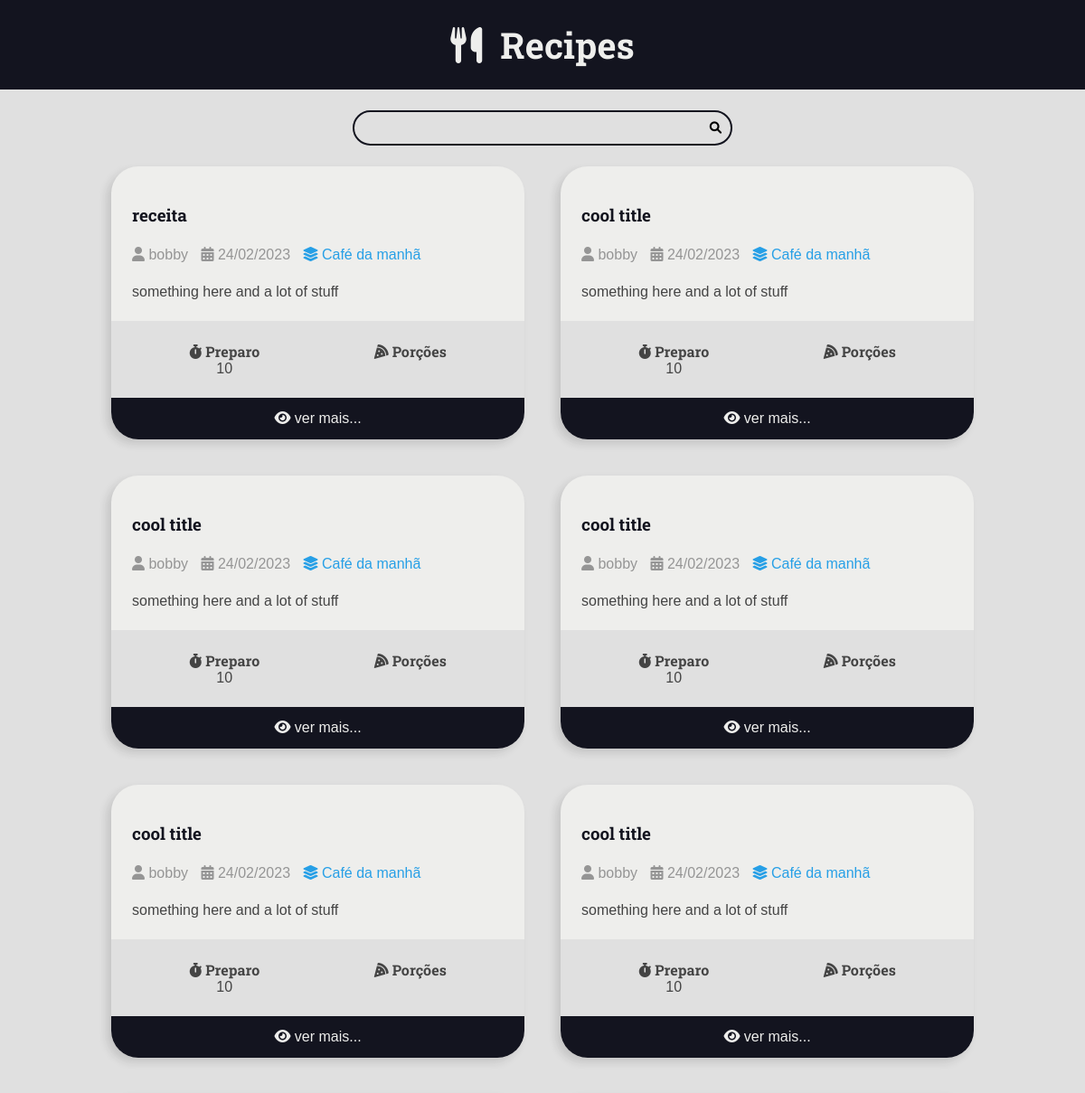
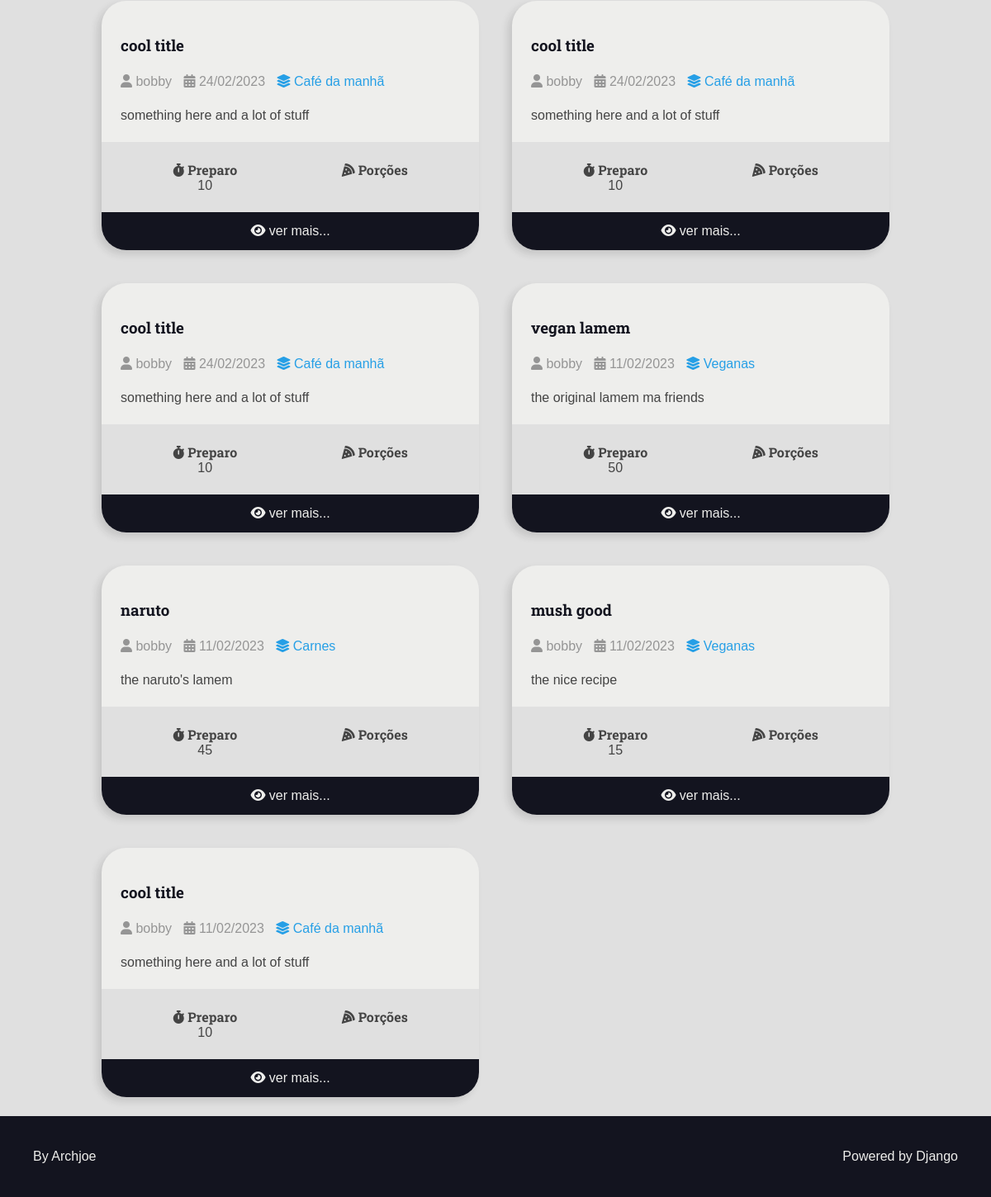
The page / on the database its author committed (2 pictures, top to bottom).
### recipes/models.py (models this page shows, shortened)
class Recipe(models.Model):
    title = models.CharField(max_length=65)
    description = models.CharField(max_length=165)
    slug = models.SlugField(unique=True)
    preparation_time = models.IntegerField()
    preparation_unit = models.CharField(max_length=65)
    servigs = models.IntegerField()
    servigs_unit = models.CharField(max_length=65)
    preparation_steps = models.TextField()
    preparation_step_is_html = models.BooleanField(default=False)
    created_at = models.DateTimeField(auto_now_add=True)
    update_at = models.DateTimeField(auto_now=True)
    is_published = models.BooleanField(default=False)
    cover = models.ImageField(
        upload_to='recipes/covers/%Y/%m/%d/', default=' ', blank=True)
    category = models.ForeignKey(
        Category, on_delete=models.SET_NULL, null=True, blank=True,
        default=None,
    )
    author = models.ForeignKey(
        User, on_delete=models.SET_NULL, null=True
    )

class Category(models.Model):
    name = models.CharField(max_length=65)

### recipes/views.py (the view)
# urls.py: 2. Add a URL to urlpatterns:  path('', views.home, name='home')
def home(request):
    recipes = Recipe.objects.filter(
        is_published=True
    ).order_by('-id')
    context = {'recipes': recipes}
    return render(request, 'recipes/pages/home.html', context)

### recipes/templates/recipes/pages/home.html (shortened to what this page needs)
{% extends 'global/base.html' %}
{% block content %}
    <div class="main-content main-content-list container">
        {% for recipe in recipes %}
            {% include 'recipes/partials/_recipe.html' %}
        {% empty %}
        <div class="center">
            <h2>Not to see here ma brotha</h2>
        <div>
        {% endfor %}
    </div>
{% endblock content %}

### recipes/templates/recipes/partials/_recipe.html (shortened to what this page needs)
<div class="recipe recipe-list-item">
    <div class="recipe-cover">
    </div>
    <div class="recipe-title-container">
        <a href="{% url 'recipes:recipe' recipe.id %}">
            <h3 class="recipe-title">{{ recipe.title }}</h3>
        </a>
    </div>
    <div class="recipe-author">
        {% if recipe.author is not None %}
        <span class="recipe-author-item">
            <i class="fas fa-user"></i>
                {% if recipe.author.first_name %}
                    {{ recipe.author.first_name }}
                {% else %}
                    {{ recipe.author.username }}
                {% endif %}
        </span>
    {% endif %}
        <span class="recipe-author-item">
            <i class="fas fa-calendar-alt"></i>
            {{ recipe.created_at|date:"d/m/Y" }}
        </span>
        {% if recipe.category is not None %}
            <span class="recipe-author-item">
                <a href="{% url 'recipes:category' recipe.category.id %}">
                    <i class="fas fa-layer-group"></i>
                    <span>{{ recipe.category.name  }}</span>
                </a>
            </span>
        {% endif %}
    </div>
    <div class="recipe-content">
        <p>{{ recipe.description }}</p>
    </div>
    <div class="recipe-meta-container">
        <div class="recipe-meta recipe-preparation">
            <h3 class="recipe-meta-title"><i class="fas fa-stopwatch"></i> Preparo</h3>
            <div class="recipe-meta-text">
                {{ recipe.preparation_time }}  {{ recipe.preparation_time_unit }}
            </div>
        </div>
        <div class="recipe-meta recipe-servings">
            <h3 class="recipe-meta-title"><i class="fas fa-pizza-slice"></i> Porções</h3>
        </div>
    </div>
    {% if not is_datail_page %}
        <footer class="recipe-footer">
            <a class="recipe-read-more button button-dark button-full-width" href="{% url 'recipes:recipe' recipe.id %}">
                <i class="fas fa-eye"></i>
                <span>ver mais...</span>
            </a>
        </footer>
    {% endif %}
</div>

### recipes/static/recipes/css/styles.css (style rules this page uses)
:root { --color-primary: #269fe6; --color-primary-hover: #2086c2; --color-primary-dark: #13141f; --color-primary-dark-hover: #212336; --color-primary-light: #d4ecfa; --color-primary-light-hover: #bdd8e7; --color-white: #eeeeec; --color-black: #000; --color-dark-text: #444; --color-info-light: #cce5ff; --color-debug-light: #cce5ff; --color-success-light: #d4edda; --color-alert-light: #fff3cd; --color-warning-light: #fff3cd; --color-error-light: #f8d7da; --color-info-dark: #4d86c4; --color-debug-dark: #4d86c4; --color-success-dark: #4a9c5d; --color-alert-dark: #927f40; --color-warning-dark: #927f40; --color-error-dark: #da525d; --color-gray-0: #f9f9f9; --color-gray-1: #e0e0e0; --color-gray-2: #c7c7c7; --color-gray-3: #aeaeae; --color-gray-4: #959595; --color-gray-5: #7d7d7d; --color-gray-6: #646464; --color-gray-7: #4b4b4b; --color-gray-8: #323232; --color-gray-9: #191919; --font-primary: sans-serif; --font-headings: 'Roboto Slab', serif; --spacing-gutter-medium: 2.3rem; --spacing-gutter-large: 4rem; }
* { padding: 0; margin: 0; box-sizing: border-box; }
html { font-size: 62.5%; }
body { font-size: 1.6rem; font-family: var(--font-primary); background: var(--color-gray-1); color: var(--color-dark-text); }
h1,h2,h3,h4,h5,h6 { font-family: var(--font-headings); }
.container { max-width: 100rem; max-height: auto; margin: 0 auto; padding: var(--spacing-gutter-medium); }
.main-content { padding-top: 0; }
.main-content-list { display: grid; grid-template-columns: repeat(auto-fit, minmax(340px, 1fr)); gap: var(--spacing-gutter-large); }
.recipe { background: var(--color-white); box-shadow: -5px 5px 10px rgba(32, 32, 32, 0.137); transform: scale(1); transition: all 300ms ease-in-out; border-radius: 3rem; overflow: hidden; }
.recipe-list-item { max-width: 48rem; height: fit-content; }
.recipe-title-container { padding: var(--spacing-gutter-medium); }
.recipe-title-container a { text-decoration: none; color: var(--color-primary-dark); }
.recipe-author { padding: 0 var(--spacing-gutter-medium); }
.recipe-content { padding: var(--spacing-gutter-medium); }
.recipe-author-item { color: var(--color-gray-4); margin-right: 1rem; }
.recipe-author a { color: var(--color-primary); transition: all 300ms ease-in-out; text-decoration: none; }
.recipe-meta-container { display: flex; flex-flow: row wrap; padding: var(--spacing-gutter-medium); background: var(--color-gray-1); }
.recipe-meta { display: flex; flex-flow: column nowrap; flex-shrink: 1; flex-grow: 1; text-align: center; }
.recipe-meta-title { font-size: 1.6rem; }
.recipe-footer a { background: var(--color-primary-dark); display: block; flex-flow: row nowrap; color: var(--color-white); text-decoration: none; text-align: center; padding: 1.4rem var(--spacing-gutter-medium); transition: all 300ms ease-in-out; }

### rows shown on the page
Recipe: title "receita", author.username "bobby", created_at "24/02/2023", category.name "Café da manhã", description "something here and a lot of stuff", preparation_time "10"
Recipe: title "cool title", author.username "bobby", created_at "24/02/2023", category.name "Café da manhã", description "something here and a lot of stuff", preparation_time "10"
Recipe: title "cool title", author.username "bobby", created_at "24/02/2023", category.name "Café da manhã", description "something here and a lot of stuff", preparation_time "10"
Recipe: title "cool title", author.username "bobby", created_at "24/02/2023", category.name "Café da manhã", description "something here and a lot of stuff", preparation_time "10"
Recipe: title "cool title", author.username "bobby", created_at "24/02/2023", category.name "Café da manhã", description "something here and a lot of stuff", preparation_time "10"
Recipe: title "cool title", author.username "bobby", created_at "24/02/2023", category.name "Café da manhã", description "something here and a lot of stuff", preparation_time "10"
Recipe: title "cool title", author.username "bobby", created_at "24/02/2023", category.name "Café da manhã", description "something here and a lot of stuff", preparation_time "10"
Recipe: title "cool title", author.username "bobby", created_at "24/02/2023", category.name "Café da manhã", description "something here and a lot of stuff", preparation_time "10"
Recipe: title "cool title", author.username "bobby", created_at "24/02/2023", category.name "Café da manhã", description "something here and a lot of stuff", preparation_time "10"
Recipe: title "vegan lamem", author.username "bobby", created_at "11/02/2023", category.name "Veganas", description "the original lamem ma friends", preparation_time "50"
Recipe: title "naruto", author.username "bobby", created_at "11/02/2023", category.name "Carnes", description "the naruto's lamem", preparation_time "45"
Recipe: title "mush good", author.username "bobby", created_at "11/02/2023", category.name "Veganas", description "the nice recipe", preparation_time "15"
Recipe: title "cool title", author.username "bobby", created_at "11/02/2023", category.name "Café da manhã", description "something here and a lot of stuff", preparation_time "10"
